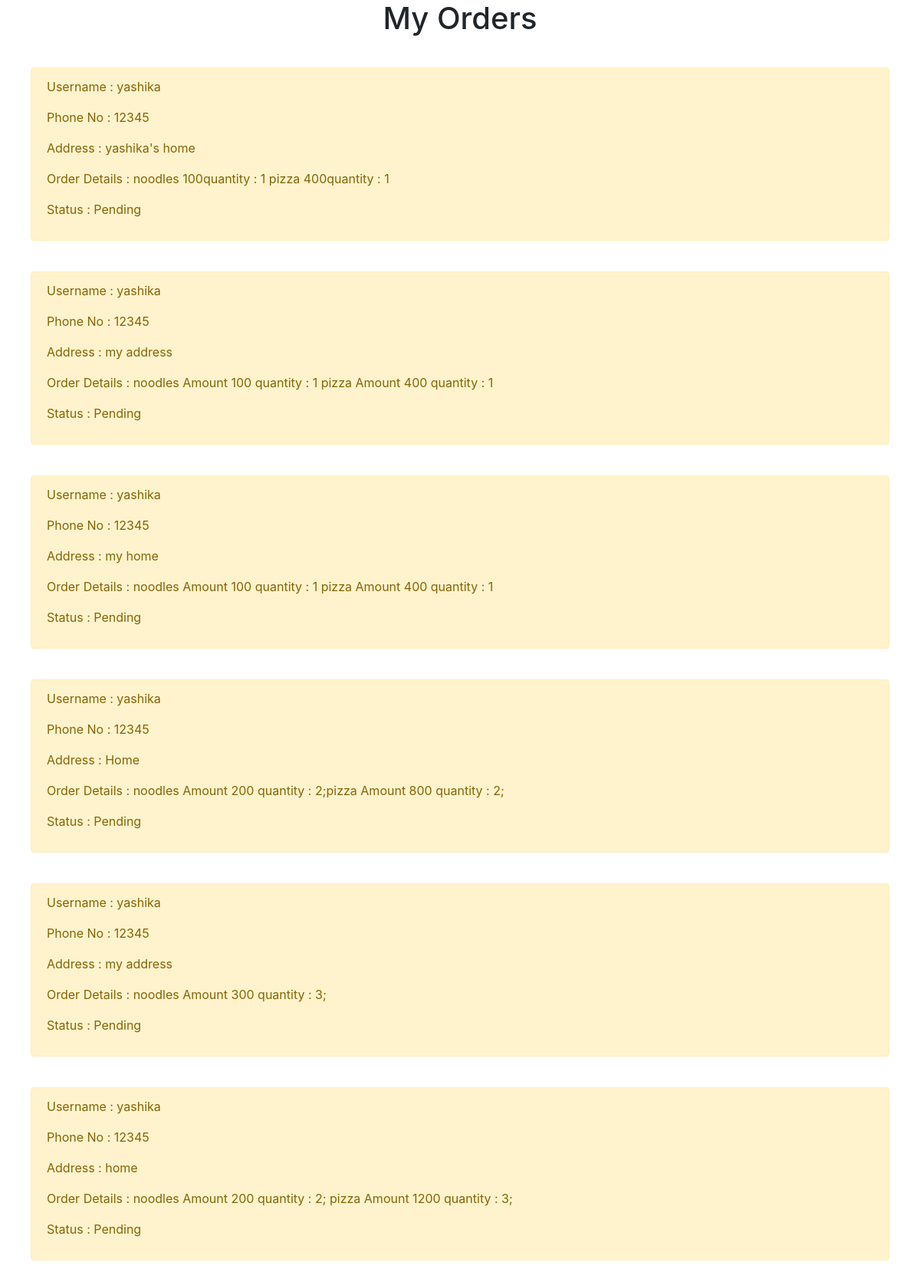
The page /userorders/ (signed in) on the database its author committed.
### app1/models.py (models this page shows)
class OrderModel(models.Model):
    username = models.CharField(max_length = 10)
    phoneno = models.CharField(max_length = 10)
    address = models.CharField(max_length = 10)
    orderitems = models.CharField(max_length = 10)
    orderstatus = models.CharField(max_length = 10, default="Pending")

### app1/views.py (the view)
# urls.py: path('userorders/',userorders),
def userorders(request):
    if not request.user.is_authenticated:
        return redirect('homepage')
    orders = OrderModel.objects.filter(username = request.user.username)
    context = {'orders': orders}
    return render(request,'app1/userorders.html',context)

### app1/templates/app1/userorders.html
{% extends 'base.html' %}
{% block content %}
<h1 style="text-align: center;">My Orders</h1>
{% for order in orders %}
<div style="margin: 40px;" class="alert alert-warning" role="alert">
<p>Username : {{order.username}}</p>
<P>Phone No : {{order.phoneno}}</P>
<p>Address : {{order.address}}</p>
<p> Order Details : {{order.orderitems}}</p>
<p>Status : {{order.orderstatus}}</p>
</div>
{% endfor %}
{% endblock %}

### app1/templates/base.html (shortened to what this page needs)
<!DOCTYPE html>
<html>
<head>
  <link href="https://stackpath.bootstrapcdn.com/bootstrap/4.4.1/css/bootstrap.min.css" rel="stylesheet">
  <link rel="stylesheet" href="https://cdnjs.cloudflare.com/ajax/libs/font-awesome/4.7.0/css/font-awesome.min.css">
</head>
<body>
    {% block content %}
    {% endblock %}
</body>
</html>

### rows shown on the page
OrderModel: username "yashika", phoneno "12345", address "yashika's home", orderitems "noodles 100quantity : 1 pizza 400quantity : 1", orderstatus "Pending"
OrderModel: username "yashika", phoneno "12345", address "my address", orderitems "noodles Amount 100 quantity : 1 pizza Amount 400 quantity : 1", orderstatus "Pending"
OrderModel: username "yashika", phoneno "12345", address "my home", orderitems "noodles Amount 100 quantity : 1 pizza Amount 400 quantity : 1", orderstatus "Pending"
OrderModel: username "yashika", phoneno "12345", address "Home", orderitems "noodles Amount 200 quantity : 2;pizza Amount 800 quantity : 2;", orderstatus "Pending"
OrderModel: username "yashika", phoneno "12345", address "my address", orderitems "noodles Amount 300 quantity : 3;", orderstatus "Pending"
OrderModel: username "yashika", phoneno "12345", address "home", orderitems "noodles Amount 200 quantity : 2; pizza Amount 1200 quantity : 3;", orderstatus "Pending"
